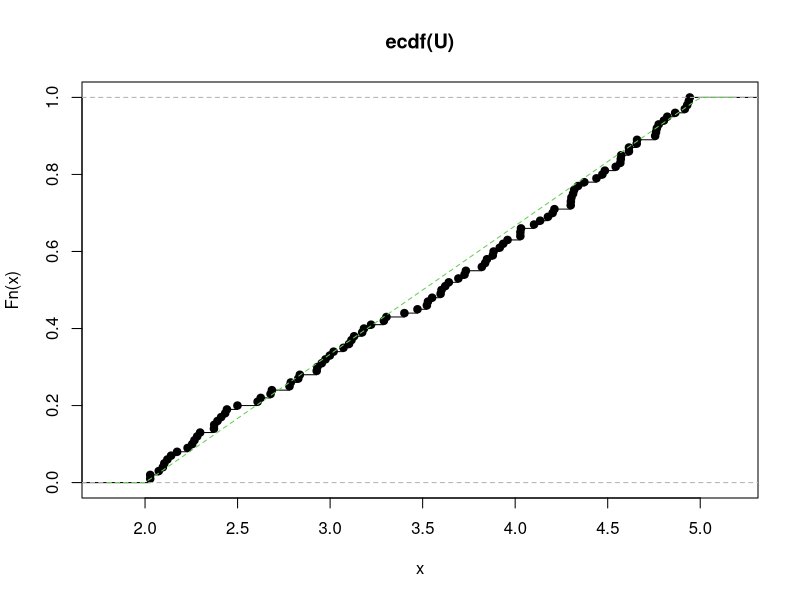
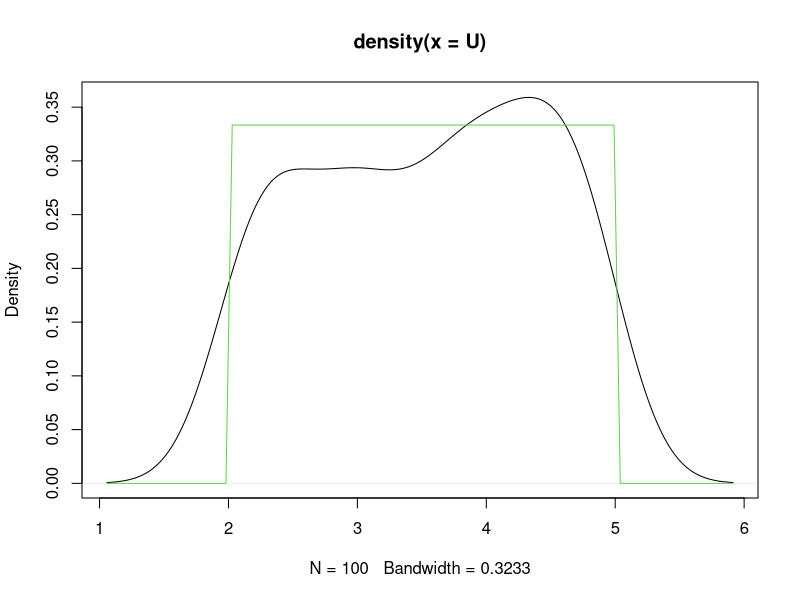
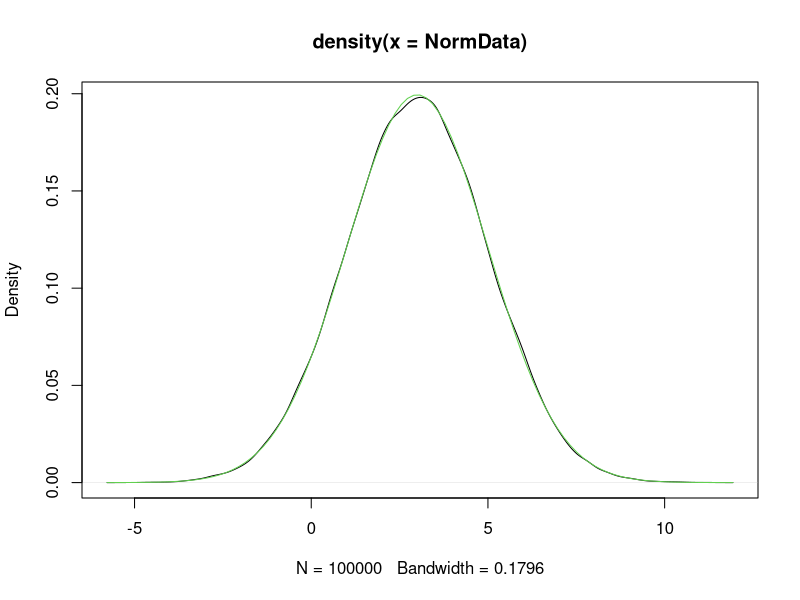
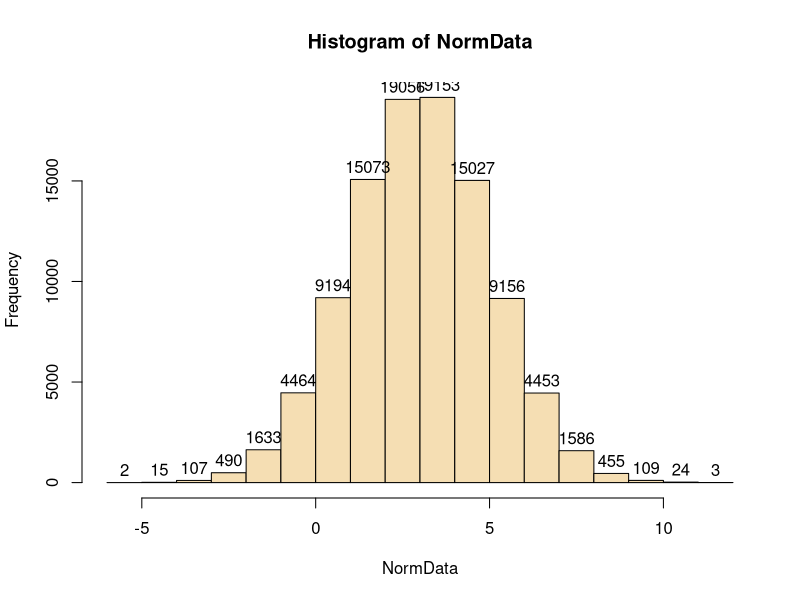

Reproduce these figures in R, in order.
## ---- chunk 1
n=10000
a = 2
b = 5
U = runif(n, a, b)   # Don't need to specify min and max arguments if simulating from U(0,1)
U[1:10]
## ---- chunk 2
set.seed(42); 
u1 = runif(10)
u1
## ---- chunk 3
set.seed(42) 
u2 = runif(10) 
u2 # should be identical to u1 because we used identical seeds for each generation 
## ---- chunk 4
u3 = runif(10) 
u3 # But this will be different
## ---- chunk 5
set.seed(42) 
n1 = rnorm(5)
n1

set.seed(42) 
n2 = rnorm(5) 
n2 # should be identical to n1 because we used identical seeds for each generation 

set.seed(8765)
n3 = rnorm(5) 
n3 # But this will be different
## ---- chunk 6
n=100
U = runif(n, a, b)
plot(ecdf(U))
curve(punif(x, a, b), add=TRUE, lty=2,col=3)   # The uniform CDF
## ---- chunk 7
plot(density(U)) 
curve(dunif(x, a, b), add=TRUE, col=3)  
## ---- chunk 8
mu = 3
sigma = 2
n = 100000
NormData = rnorm(n, mean=mu, sd=sigma);
plot(density(NormData)) # the PDF estimated from the simulated data
curve(dnorm(x, mean=mu, sd=sigma), add=TRUE, col=3)   # add the true normal PDF curve
## ---- chunk 9
hist(NormData, col = "wheat", label = T)
## ---- chunk 10
Probs = c(0.35,.15,.4,.1)
X = c(1,2,3,4);   
P_cum = cumsum(Probs) # Let's compute the cumulative probability vector
P_cum
## ---- chunk 11
counter = 1;
r = runif(1);
while(r > P_cum[counter]){   
  counter = counter + 1;
}
X[counter]
## ---- chunk 12
mu = c(0,0)
rho = .5
Sigma = matrix(c(1,rho,rho,1),nrow=2)
Sigma

NumSamples = 10000
library(MASS)
NormData = mvrnorm(NumSamples, mu, Sigma)
cor(NormData)  # checking that the sample correlation matrix agrees with the true correlation matrix
